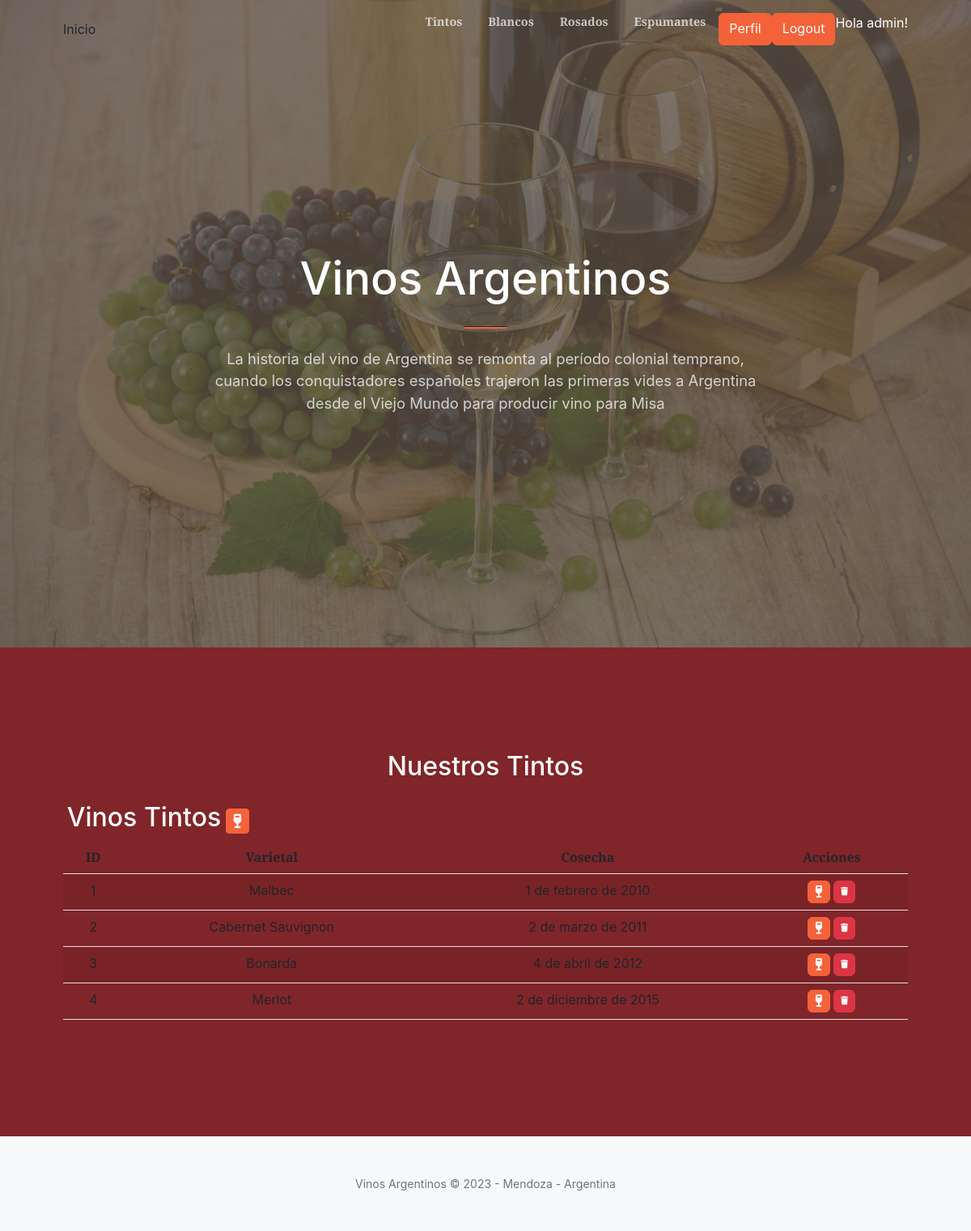
Before: /vinos_tintos/ (signed in) with the older database file.
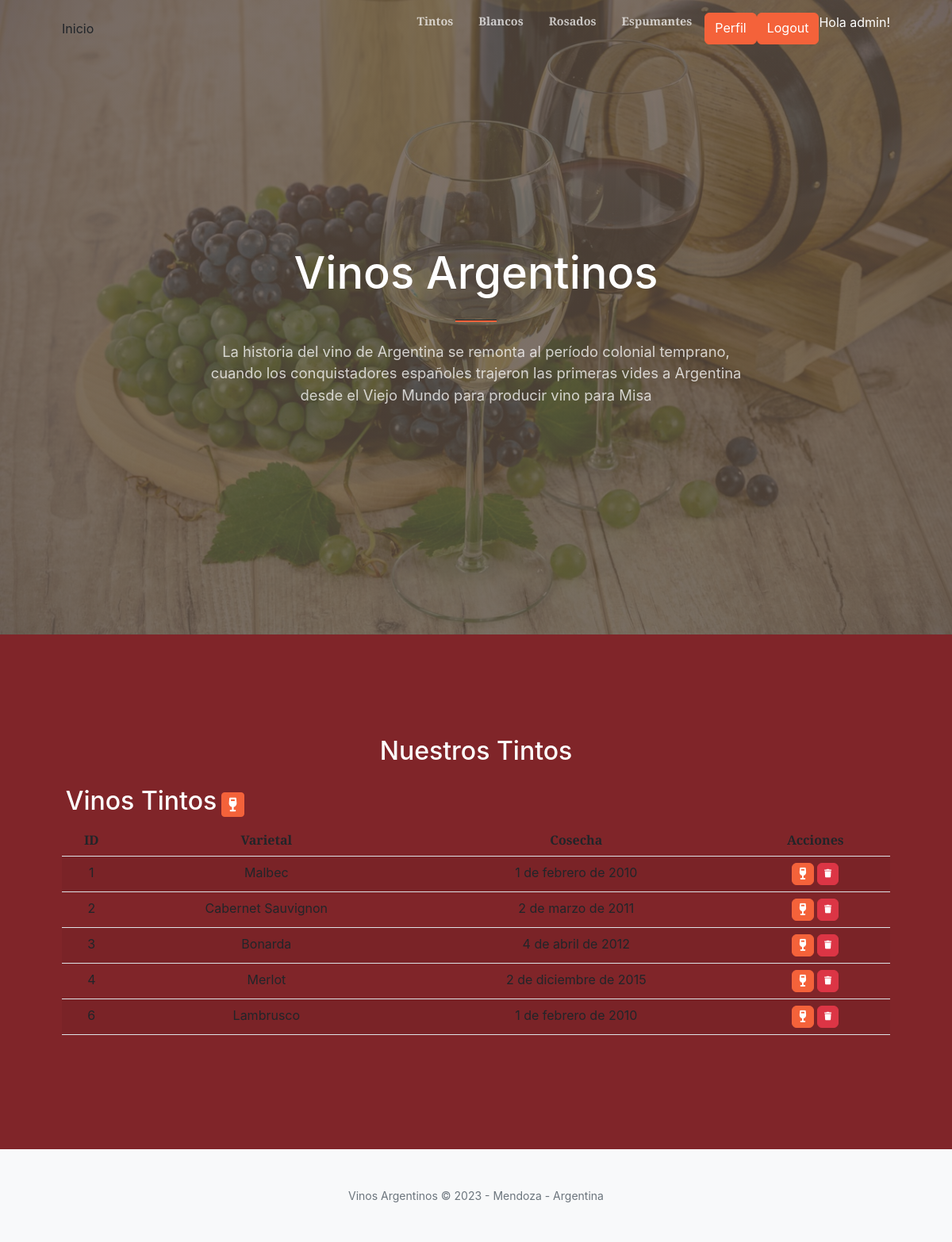
After: the same page with the newer database file.
### winesapp/models.py (models this page shows, shortened)
class vinos_tintos(models.Model):
    varietal = models.CharField(max_length=50)
    cosecha = models.DateField()

### winesapp/views.py (the view)
# urls.py: path('vinos_tintos/', vinos_tintosList.as_view(), name="vinos_tintos"),
class vinos_tintosList(ListView):
    model =vinos_tintos

### winesapp/templates/winesapp/vinos_tintos_list.html (shortened to what this page needs)
{% extends 'winesapp/index.html' %}
{% load static  %}
{% block contenido %}
<section class="page-section bg-dark text-white">
    <div class="container px-4 px-lg-5 text-center">
        <h2 class="mb-4">Nuestros Tintos </h2>
       <table>
          <tr>
              <td width="200"><h2>Vinos Tintos</h2></td>
              <td>
                  <a
                  href="{% url 'create_vino_tinto' %}"
                  class="btn btn-primary btn-sm"
                  >
                  </a>
              </td>
          </tr>
        </table>
        <table class="table table-striped">
         <thead>
             <tr>
                 <th>ID</th>
                 <th>Varietal</th>
                 <th>Cosecha</th>
                 <th>Acciones</th>
             </tr>
         </thead>
         <tbody>
         {% for vino_tinto in vinos_tintos_list %}
         <tr>
             <td>{{ vino_tinto.id }}</td>
             <td>{{ vino_tinto.varietal }}</td>
             <td>{{ vino_tinto.cosecha }}</td>
             <td>
                    <a
                    href="#"
                    class="btn btn-primary"
                    style="--bs-btn-padding-y: .25rem; --bs-btn-padding-x: .5rem; --bs-btn-font-size: .75rem;"
                    >
                    </a>
                    <a
                   href="#"
                   class="btn btn-danger"
                   style="--bs-btn-padding-y: .25rem; --bs-btn-padding-x: .5rem; --bs-btn-font-size: .75rem;"
                   >
                 </a>
               </td>
         </tr>
         {% endfor %}
         </tbody>
     </table>
     </div>
 </section>
{% endblock contenido %}

Changed rows visible on the page:
added vinos_tintos: id "6", varietal "Lambrusco", cosecha "1 de febrero de 2010"
